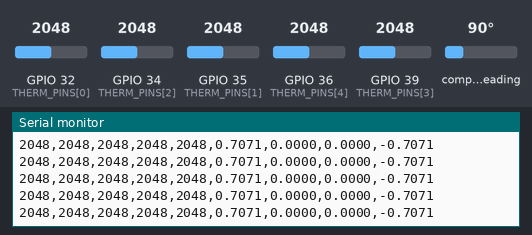
A sketch run on a simulated ESP32. On the bench: the last lines printed to the serial monitor. Inputs (shaded band) come from the test bench; at power-on: compass heading 90°, GPIO 32 (THERM_PINS[0]) = 2048, GPIO 34 (THERM_PINS[2]) = 2048, GPIO 35 (THERM_PINS[1]) = 2048, GPIO 36 (THERM_PINS[4]) = 2048, GPIO 39 (THERM_PINS[3]) = 2048. WiFi joins after 1.5 s; servers stay silent unless stated.

Above: at 2.8 s.
2.9 s: compass heading set to 7°
At 3.6 s:
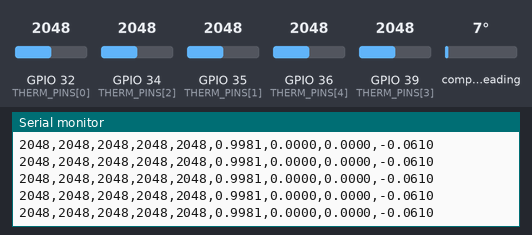
4.4 s: GPIO 32 (THERM_PINS[0]) set to 2866
At 5.0 s:
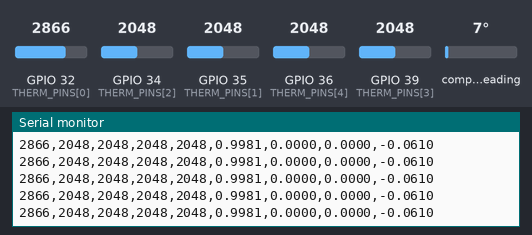
5.9 s: GPIO 34 (THERM_PINS[2]) set to 2866
At 6.8 s:
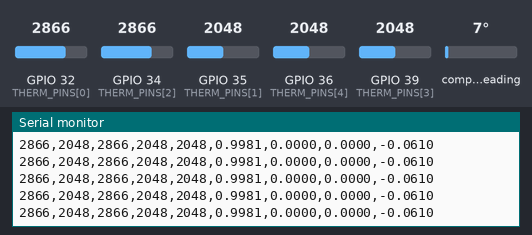
7.4 s: GPIO 35 (THERM_PINS[1]) set to 2866
At 8.0 s:
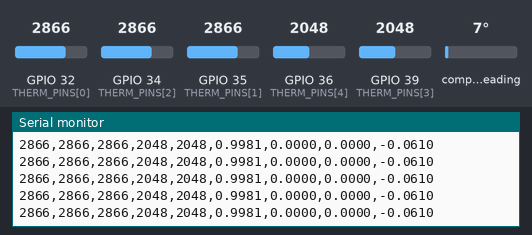
8.9 s: GPIO 36 (THERM_PINS[4]) set to 2866
At 9.8 s:
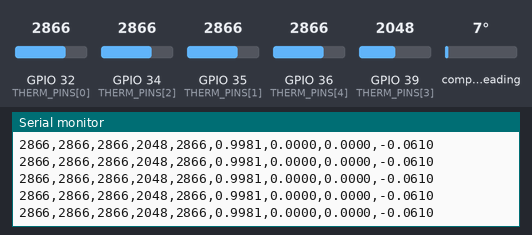
10.4 s: GPIO 39 (THERM_PINS[3]) set to 2866
At 11.3 s:
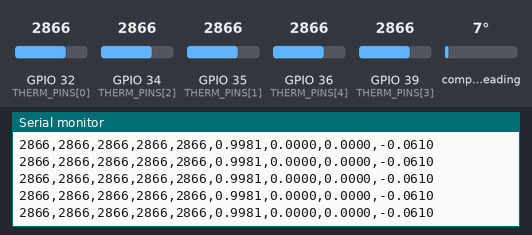

Measured:
- after the input at 2.9 s, the serial monitor: prints a new line at once (image 1)
- after the input at 4.4 s, the serial monitor: prints a new line at once (image 2)
- after the input at 5.9 s, the serial monitor: prints a new line at once (image 3)
- after the input at 7.4 s, the serial monitor: prints a new line at once (image 4)
- after the input at 8.9 s, the serial monitor: prints a new line at once (image 5)
- after the input at 10.4 s, the serial monitor: prints a new line at once (image 6)

The sketch:

esp32_thermistor_sketch.ino
```cpp
/*
 * ESP32 Thermistor Glove — Dual Mode (USB Serial + WiFi TCP) + IMU
 *
 * Sends 5-finger thermistor data + BNO055 quaternion at 50 Hz in CSV format:
 *   "thumb,index,middle,ring,pinky,qw,qx,qy,qz\n"
 *
 * Outputs on:
 *   1. USB Serial → desktop app via cable (115200 baud)
 *   2. WiFi TCP   → desktop/mobile app wirelessly
 *
 * WiFi connection (Station mode — joins your existing router):
 *   Set WIFI_SSID / WIFI_PASS below to your home/lab router credentials.
 *   The ESP32 joins that network and gets an IP from DHCP.
 *   mDNS hostname: glove.local  (no need to know the IP)
 *   TCP port     : 3333
 *   → Both ESP32 and laptop are on the same router — laptop keeps internet.
 *   → In the desktop app, connect to glove.local:3333
 *
 * Hardware : ESP32 + 5 thermistors on ADC pins 32, 35, 34, 39, 36
 *            (thumb, index, middle, ring, pinky)
 *            BNO055 IMU: SDA=21, SCL=22, RST=23, ADDR=0x29
 *
 * If BNO055 is not present the sketch falls back to identity quaternion (1,0,0,0)
 * so it still works with the old 9-value parser.
 */

#include <Wire.h>
#include <Adafruit_Sensor.h>
#include <Adafruit_BNO055.h>
#include <utility/imumaths.h>
#include <WiFi.h>
#include <ESPmDNS.h>

// ── WiFi credentials — change these to your router ───────────────────────────
#define WIFI_SSID  "SoftSensorsLab"
#define WIFI_PASS  "SoftSensors1324?"
#define TCP_PORT   3333
#define MDNS_NAME  "glove"   // reachable at glove.local

// ── IMU pins & address ────────────────────────────────────────────────────────
#define I2C_SDA  21
#define I2C_SCL  22
#define BNO_RST  23
#define BNO_ADDR 0x29

// ── Sensor pins (thumb→pinky) ─────────────────────────────────────────────────
#define NUM_FINGERS 5
const int THERM_PINS[NUM_FINGERS] = {32, 35, 34, 39, 36};

// ── IMU ───────────────────────────────────────────────────────────────────────
Adafruit_BNO055 bno = Adafruit_BNO055(55, BNO_ADDR, &Wire);
bool imuReady = false;

// ── WiFi TCP server ───────────────────────────────────────────────────────────
WiFiServer tcpServer(TCP_PORT);
WiFiClient tcpClient;

// ── setup ─────────────────────────────────────────────────────────────────────
void setup() {
  Serial.begin(115200);
  while (!Serial) delay(10);

  // ── Configure ADC pins ────────────────────────────────────────────────────
  for (int i = 0; i < NUM_FINGERS; i++) {
    pinMode(THERM_PINS[i], INPUT);
  }

  // ── BNO055 Initialisation ─────────────────────────────────────────────────
  pinMode(BNO_RST, OUTPUT);
  digitalWrite(BNO_RST, LOW);  delay(20);
  digitalWrite(BNO_RST, HIGH); delay(100);

  Wire.begin(I2C_SDA, I2C_SCL);
  Wire.setClock(100000);
  Wire.setTimeOut(100);

  if (bno.begin()) {
    bno.setExtCrystalUse(true);
    imuReady = true;
    Serial.println("[IMU] BNO055 initialised — quaternion output enabled");
  } else {
    Serial.println("[IMU] BNO055 NOT FOUND — sending identity quaternion");
  }

  // ── WiFi Station mode — join existing router ──────────────────────────────
  WiFi.mode(WIFI_STA);
  WiFi.begin(WIFI_SSID, WIFI_PASS);

  Serial.print("[WiFi] Connecting to ");
  Serial.print(WIFI_SSID);
  int attempts = 0;
  while (WiFi.status() != WL_CONNECTED && attempts < 30) {
    delay(500);
    Serial.print(".");
    attempts++;
  }

  if (WiFi.status() == WL_CONNECTED) {
    Serial.println();
    Serial.print("[WiFi] Connected! IP: ");
    Serial.println(WiFi.localIP());

    // ── mDNS — advertise as glove.local ──────────────────────────────────
    if (MDNS.begin(MDNS_NAME)) {
      MDNS.addService("tcp", "tcp", TCP_PORT);
      Serial.println("[mDNS] Hostname: " MDNS_NAME ".local");
    } else {
      Serial.println("[mDNS] Failed to start — use IP above instead");
    }

    tcpServer.begin();
    Serial.print("[TCP]  Listening on port ");
    Serial.println(TCP_PORT);
    Serial.println("[READY] Dual-mode: Serial + WiFi TCP (" MDNS_NAME ".local:" + String(TCP_PORT) + ")");
  } else {
    Serial.println();
    Serial.println("[WiFi] Connection FAILED — check SSID/password. Running Serial-only.");
  }
}

// ── loop ──────────────────────────────────────────────────────────────────────
void loop() {
  // ── Accept new TCP client if none is connected ───────────────────────────
  if (!tcpClient || !tcpClient.connected()) {
    WiFiClient newClient = tcpServer.available();
    if (newClient) {
      tcpClient = newClient;
      tcpClient.setNoDelay(true);  // disable Nagle — lower latency at 50 Hz
      Serial.print("[WiFi] Client connected from ");
      Serial.println(tcpClient.remoteIP());
    }
  }

  // ── Read all 5 thermistors ────────────────────────────────────────────────
  int v[NUM_FINGERS];
  for (int i = 0; i < NUM_FINGERS; i++) {
    v[i] = analogRead(THERM_PINS[i]);
  }

  // ── Read IMU quaternion ───────────────────────────────────────────────────
  float qw = 1.0f, qx = 0.0f, qy = 0.0f, qz = 0.0f;
  if (imuReady) {
    imu::Quaternion quat = bno.getQuat();
    qw = (float)quat.w();
    qx = (float)quat.x();
    qy = (float)quat.y();
    qz = (float)quat.z();
  }

  // ── Build CSV: "thumb,index,middle,ring,pinky,qw,qx,qy,qz\n" ─────────────
  char csv[64];
  snprintf(csv, sizeof(csv), "%d,%d,%d,%d,%d,%.4f,%.4f,%.4f,%.4f\n",
           v[0], v[1], v[2], v[3], v[4], qw, qx, qy, qz);

  // ── Output 1: USB Serial ─────────────────────────────────────────────────
  Serial.print(csv);

  // ── Output 2: WiFi TCP ───────────────────────────────────────────────────
  if (tcpClient && tcpClient.connected()) {
    tcpClient.print(csv);
  }

  delay(20);  // 50 Hz
}
```
